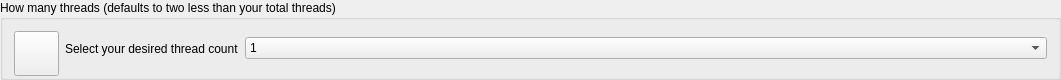
         <widget class="QGroupBox" name="groupBox_6">
          <property name="geometry">
           <rect>
            <x>10</x>
            <y>660</y>
            <width>1061</width>
            <height>80</height>
           </rect>
          </property>
          <property name="minimumSize">
           <size>
            <width>0</width>
            <height>80</height>
           </size>
          </property>
          <property name="title">
           <string>How many threads (defaults to two less than your total threads)</string>
          </property>
          <layout class="QHBoxLayout" name="horizontalLayout_32">
           <item>
            <widget class="QPushButton" name="pushButton_8">
             <property name="minimumSize">
              <size>
               <width>45</width>
               <height>45</height>
              </size>
             </property>
             <property name="maximumSize">
              <size>
               <width>45</width>
               <height>45</height>
              </size>
             </property>
             <property name="text">
              <string/>
             </property>
             <property name="icon">
              <iconset>
               <normaloff>images/threads.svg</normaloff>images/threads.svg</iconset>
             </property>
             <property name="iconSize">
              <size>
               <width>30</width>
               <height>30</height>
              </size>
             </property>
            </widget>
           </item>
           <item>
            <layout class="QHBoxLayout" name="horizontalLayout_33">
             <item>
              <widget class="QLabel" name="label_8">
               <property name="sizePolicy">
                <sizepolicy hsizetype="Fixed" vsizetype="Preferred">
                 <horstretch>0</horstretch>
                 <verstretch>0</verstretch>
                </sizepolicy>
               </property>
               <property name="minimumSize">
                <size>
                 <width>160</width>
                 <height>0</height>
                </size>
               </property>
               <property name="text">
                <string>Select your desired thread count</string>
               </property>
               <property name="margin">
                <number>0</number>
               </property>
              </widget>
             </item>
             <item>
              <widget class="QComboBox" name="comboBox_threads">
               <property name="sizePolicy">
                <sizepolicy hsizetype="Preferred" vsizetype="Fixed">
                 <horstretch>0</horstretch>
                 <verstretch>0</verstretch>
                </sizepolicy>
               </property>
               <item>
                <property name="text">
                 <string>1</string>
                </property>
               </item>
               <item>
                <property name="text">
                 <string>2</string>
                </property>
               </item>
               <item>
                <property name="text">
                 <string>3</string>
                </property>
               </item>
               <item>
                <property name="text">
                 <string>4</string>
                </property>
               </item>
               <item>
                <property name="text">
                 <string>5</string>
                </property>
               </item>
               <item>
                <property name="text">
                 <string>6</string>
                </property>
               </item>
               <item>
                <property name="text">
                 <string>7</string>
                </property>
               </item>
               <item>
                <property name="text">
                 <string>8</string>
                </property>
               </item>
               <item>
                <property name="text">
                 <string>9</string>
                </property>
               </item>
               <item>
                <property name="text">
                 <string>10</string>
                </property>
               </item>
               <item>
                <property name="text">
                 <string>11</string>
                </property>
               </item>
               <item>
                <property name="text">
                 <string>12</string>
                </property>
               </item>
               <item>
                <property name="text">
                 <string>13</string>
                </property>
               </item>
               <item>
                <property name="text">
                 <string>14</string>
                </property>
               </item>
               <item>
                <property name="text">
                 <string>15</string>
                </property>
               </item>
               <item>
                <property name="text">
                 <string>16</string>
                </property>
               </item>
               <item>
                <property name="text">
                 <string>17</string>
                </property>
               </item>
               <item>
                <property name="text">
                 <string>18</string>
                </property>
               </item>
               <item>
                <property name="text">
                 <string>19</string>
                </property>
               </item>
               <item>
                <property name="text">
                 <string>20</string>
                </property>
               </item>
               <item>
                <property name="text">
                 <string>21</string>
                </property>
               </item>
               <item>
                <property name="text">
                 <string>22</string>
                </property>
               </item>
               <item>
                <property name="text">
                 <string>23</string>
                </property>
               </item>
               <item>
                <property name="text">
                 <string>24</string>
                </property>
               </item>
               <item>
                <property name="text">
                 <string>25</string>
                </property>
               </item>
               <item>
                <property name="text">
                 <string>26</string>
                </property>
               </item>
               <item>
                <property name="text">
                 <string>27</string>
                </property>
               </item>
               <item>
                <property name="text">
                 <string>28</string>
                </property>
               </item>
               <item>
                <property name="text">
                 <string>29</string>
                </property>
               </item>
               <item>
                <property name="text">
                 <string>30</string>
                </property>
               </item>
               <item>
                <property name="text">
                 <string>31</string>
                </property>
               </item>
               <item>
                <property name="text">
                 <string>32</string>
                </property>
               </item>
               <item>
                <property name="text">
                 <string>33</string>
                </property>
               </item>
               <item>
                <property name="text">
                 <string>34</string>
                </property>
               </item>
               <item>
                <property name="text">
                 <string>35</string>
                </property>
               </item>
               <item>
                <property name="text">
                 <string>36</string>
                </property>
               </item>
               <item>
                <property name="text">
                 <string>37</string>
                </property>
               </item>
               <item>
                <property name="text">
                 <string>38</string>
                </property>
               </item>
               <item>
                <property name="text">
                 <string>39</string>
                </property>
               </item>
               <item>
                <property name="text">
                 <string>40</string>
                </property>
               </item>
               <item>
                <property name="text">
                 <string>41</string>
                </property>
               </item>
               <item>
                <property name="text">
                 <string>42</string>
                </property>
               </item>
               <item>
                <property name="text">
                 <string>43</string>
                </property>
               </item>
               <item>
                <property name="text">
                 <string>44</string>
                </property>
               </item>
               <item>
                <property name="text">
                 <string>45</string>
                </property>
               </item>
               <item>
                <property name="text">
                 <string>46</string>
                </property>
               </item>
               <item>
                <property name="text">
                 <string>47</string>
                </property>
               </item>
               <item>
                <property name="text">
                 <string>48</string>
                </property>
               </item>
               <item>
                <property name="text">
                 <string>49</string>
                </property>
               </item>
               <item>
                <property name="text">
                 <string>50</string>
                </property>
               </item>
               <item>
                <property name="text">
                 <string>51</string>
                </property>
               </item>
               <item>
                <property name="text">
                 <string>52</string>
                </property>
               </item>
               <item>
                <property name="text">
                 <string>53</string>
                </property>
               </item>
               <item>
                <property name="text">
                 <string>54</string>
                </property>
               </item>
               <item>
                <property name="text">
                 <string>55</string>
                </property>
               </item>
               <item>
                <property name="text">
                 <string>56</string>
                </property>
               </item>
               <item>
                <property name="text">
                 <string>57</string>
                </property>
               </item>
               <item>
                <property name="text">
                 <string>58</string>
                </property>
               </item>
               <item>
                <property name="text">
                 <string>59</string>
                </property>
               </item>
               <item>
                <property name="text">
                 <string>60</string>
                </property>
               </item>
               <item>
                <property name="text">
                 <string>61</string>
                </property>
               </item>
               <item>
                <property name="text">
                 <string>62</string>
                </property>
               </item>
               <item>
                <property name="text">
                 <string>63</string>
                </property>
               </item>
               <item>
                <property name="text">
                 <string>64</string>
                </property>
               </item>
               <item>
                <property name="text">
                 <string>65</string>
                </property>
               </item>
               <item>
                <property name="text">
                 <string>66</string>
                </property>
               </item>
               <item>
                <property name="text">
                 <string>67</string>
                </property>
               </item>
               <item>
                <property name="text">
                 <string>68</string>
                </property>
               </item>
               <item>
                <property name="text">
                 <string>69</string>
                </property>
               </item>
               <item>
                <property name="text">
                 <string>70</string>
                </property>
               </item>
               <item>
                <property name="text">
                 <string>71</string>
                </property>
               </item>
               <item>
                <property name="text">
                 <string>72</string>
                </property>
               </item>
               <item>
                <property name="text">
                 <string>73</string>
                </property>
               </item>
               <item>
                <property name="text">
                 <string>74</string>
                </property>
               </item>
               <item>
                <property name="text">
                 <string>75</string>
                </property>
               </item>
               <item>
                <property name="text">
                 <string>76</string>
                </property>
               </item>
               <item>
                <property name="text">
                 <string>77</string>
                </property>
               </item>
               <item>
                <property name="text">
                 <string>78</string>
                </property>
               </item>
               <item>
                <property name="text">
                 <string>79</string>
                </property>
               </item>
               <item>
                <property name="text">
                 <string>80</string>
                </property>
               </item>
               <item>
                <property name="text">
                 <string>81</string>
                </property>
               </item>
               <item>
                <property name="text">
                 <string>82</string>
                </property>
               </item>
               <item>
                <property name="text">
                 <string>83</string>
                </property>
               </item>
               <item>
                <property name="text">
                 <string>84</string>
                </property>
               </item>
               <item>
                <property name="text">
                 <string>85</string>
                </property>
               </item>
               <item>
                <property name="text">
                 <string>86</string>
                </property>
               </item>
               <item>
                <property name="text">
                 <string>87</string>
                </property>
               </item>
               <item>
                <property name="text">
                 <string>88</string>
                </property>
               </item>
               <item>
                <property name="text">
                 <string>89</string>
                </property>
               </item>
               <item>
                <property name="text">
                 <string>90</string>
                </property>
               </item>
               <item>
                <property name="text">
                 <string>91</string>
                </property>
               </item>
               <item>
                <property name="text">
                 <string>92</string>
                </property>
               </item>
               <item>
                <property name="text">
                 <string>93</string>
                </property>
               </item>
               <item>
                <property name="text">
                 <string>94</string>
                </property>
               </item>
               <item>
                <property name="text">
                 <string>95</string>
                </property>
               </item>
               <item>
                <property name="text">
                 <string>96</string>
                </property>
               </item>
               <item>
                <property name="text">
                 <string>97</string>
                </property>
               </item>
               <item>
                <property name="text">
                 <string>98</string>
                </property>
               </item>
               <item>
                <property name="text">
                 <string>99</string>
                </property>
               </item>
               <item>
                <property name="text">
                 <string>100</string>
                </property>
               </item>
               <item>
                <property name="text">
                 <string>101</string>
                </property>
               </item>
               <item>
                <property name="text">
                 <string>102</string>
                </property>
               </item>
               <item>
                <property name="text">
                 <string>103</string>
                </property>
               </item>
               <item>
                <property name="text">
                 <string>104</string>
                </property>
               </item>
               <item>
                <property name="text">
                 <string>105</string>
                </property>
               </item>
               <item>
                <property name="text">
                 <string>106</string>
                </property>
               </item>
               <item>
                <property name="text">
                 <string>107</string>
                </property>
               </item>
               <item>
                <property name="text">
                 <string>108</string>
                </property>
               </item>
               <item>
                <property name="text">
                 <string>109</string>
                </property>
               </item>
               <item>
                <property name="text">
                 <string>110</string>
                </property>
               </item>
               <item>
                <property name="text">
                 <string>111</string>
                </property>
               </item>
               <item>
                <property name="text">
                 <string>112</string>
                </property>
               </item>
               <item>
                <property name="text">
                 <string>113</string>
                </property>
               </item>
               <item>
                <property name="text">
                 <string>114</string>
                </property>
               </item>
               <item>
                <property name="text">
                 <string>115</string>
                </property>
               </item>
               <item>
                <property name="text">
                 <string>116</string>
                </property>
               </item>
               <item>
                <property name="text">
                 <string>117</string>
                </property>
               </item>
               <item>
                <property name="text">
                 <string>118</string>
                </property>
               </item>
               <item>
                <property name="text">
                 <string>119</string>
                </property>
               </item>
               <item>
                <property name="text">
                 <string>120</string>
                </property>
               </item>
               <item>
                <property name="text">
                 <string/>
                </property>
               </item>
              </widget>
             </item>
            </layout>
           </item>
          </layout>
         </widget>
